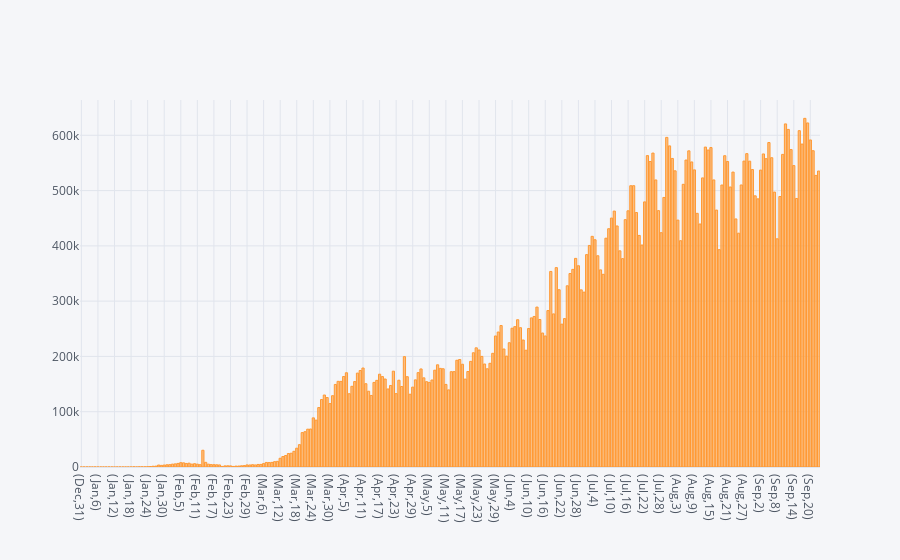

The code cell stored with this chart in its notebook:
### Code cell
df.iplot(kind='bar',x=['Month','Day'],y='new_cases')# graph showing the visualization of the new_deaths across world by month,day

### Figure 1 — Plotly figure (JSON) as saved in the notebook; plotly's stock layout.template omitted (floating-point values rounded to 4 significant figures; data arrays with more than 128 entries replaced by an {"elided": "..."} marker saying what was removed)
{"data": [{"marker": {"color": "rgba(255, 153, 51, 0.6)", "line": {"color": "rgba(255, 153, 51, 1.0)", "width": 1}}, "name": "new_cases", "orientation": "v", "text": "", "type": "bar", "x": {"elided": "268 str values"}, "y": {"elided": "268 int values"}}], "layout": {"legend": {"bgcolor": "#F5F6F9", "font": {"color": "#4D5663"}}, "paper_bgcolor": "#F5F6F9", "plot_bgcolor": "#F5F6F9", "title": {"font": {"color": "#4D5663"}}, "xaxis": {"gridcolor": "#E1E5ED", "showgrid": true, "tickfont": {"color": "#4D5663"}, "title": {"font": {"color": "#4D5663"}, "text": ""}, "zerolinecolor": "#E1E5ED"}, "yaxis": {"gridcolor": "#E1E5ED", "showgrid": true, "tickfont": {"color": "#4D5663"}, "title": {"font": {"color": "#4D5663"}, "text": ""}, "zerolinecolor": "#E1E5ED"}}}
